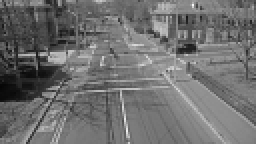
#> input picture reference/west.png, 128 x 72 px (shown 2 times larger)
$ python split.py
#> lines starting #> are read from the running program, lines starting #| are printed output that depends on the picture
import glob			# Getting files in a directory
import cv2			# Checking each individual frame for camera angle
import numpy as np  # Convolving frames
import time			# Execution timing

"""
This script was used for the NCAM070 in Newark, DE at the intersection of
W Main St and Trabant Student Center.

This special camera rotates horizontally between west, south, and east on some
regular interval. However, this interval cannot be guranteed to stay regular,
and so each frame of every downloaded buffer video must be placed in its
separate DIRECTION.avi video file, and sent to each respective cardinal
direction dynamically and programmatically.

*.ts video files are loaded from the buffer/ directory (that deldot.py
downloads to) and then in order, every video frame is scored, then sent to the
correct corresponding direction.

:author: James Villemarette (@jvillemare)
"""

ref_west = cv2.imread('reference/west.png', cv2.IMREAD_GRAYSCALE)
#> ref_west is the input picture: shape (72, 128); min 5, max 248, mean 111.2
ref_south = cv2.imread('reference/south.png', cv2.IMREAD_GRAYSCALE)
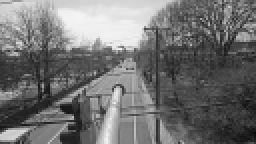
#> input picture reference/south.png, 128 x 72 px (shown 2 times larger)
#> ref_south is the input picture: shape (72, 128); min 6, max 245, mean 113.3
ref_east = cv2.imread('reference/east.png', cv2.IMREAD_GRAYSCALE)
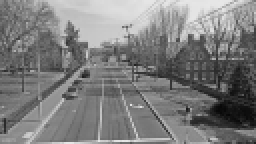
#> input picture reference/east.png, 128 x 72 px (shown 2 times larger)
#> ref_east is the input picture: shape (72, 128); min 7, max 231, mean 125.1

def convolve(frame):
	"""Drops resolution, converts to grayscale and returns it"""
	f = cv2.resize(frame, (128, 72), interpolation=cv2.INTER_AREA)
	return cv2.cvtColor(f, cv2.COLOR_BGR2GRAY)

def score(f1, f2):
	"""Runs the absolute difference on two images, thresholds it, then sums
	the difference. The difference sum is then related to maximum possible
	value (128 wide * 72 high * 255 white), squared, and then returned."""
	diff = cv2.absdiff(f1, f2)
	_, diff = cv2.threshold(diff, 80, 255, cv2.THRESH_BINARY)
	num_diff = np.sum(diff)
	max = 2350080
	return ((max - num_diff)/max)**2

def west(frame):
	"""
	Get the probability of the frame being West Main Street.
	:returns: 0.0 (0%) to 1.0 (100%) likeliness.
	"""
	return score(ref_west, convolve(frame))

def south(frame):
	"""Get the probability of the frame being South College Avenue."""
	return score(ref_south, convolve(frame))

def east(frame):
	"""Get the probability of the frame being East Main Street."""
	return score(ref_east, convolve(frame))

def softmax(x):
    """Compute softmax values for each sets of scores in x."""
    e_x = np.exp(x - np.max(x))
    return e_x / e_x.sum(axis=0) # only difference

if __name__ == "__main__":
	script_start = time.time()
	video_files = glob.glob("buffer/*.ts") # change me

	fps = 30
	fourcc = cv2.VideoWriter_fourcc(*'XVID')
	vid_west  = cv2.VideoWriter('other/west.avi', fourcc, fps, (1280, 720))
	vid_south = cv2.VideoWriter('other/south.avi', fourcc, fps, (1280, 720))
	vid_east  = cv2.VideoWriter('other/east.avi', fourcc, fps, (1280, 720))
	vw, vs, ve = 0, 0, 0

	i = 1
	l = len(video_files)
	#hitme = 25
	for vid in video_files:
		print('On video ' + vid + ' ' + str(i) + '/' + str(l) + \
		' (' + str(round((i/l)*100, 1)) + '%)', end=' ')
		start = time.time()
		cap = cv2.VideoCapture(vid)
		cap_i = 0
		cap_l = cap.get(cv2.CAP_PROP_FRAME_COUNT) # num of frames in vid
		cap_dropped = 0 # number of frames dropped
		while cap_i < cap_l: # go over every frame in video
			ret, frame = cap.read()
			if frame is None:
				print('On frame ' + str(cap_i) + '/' + str(cap_l) + ' and found None frame. Skipping...')
				break
			sm = softmax([west(frame), south(frame), east(frame)]) # compute softmax
			sm_i = list(sm).index(max(sm)) # get index of max val
			if sm[sm_i] > 0.38:
				if sm_i == 0: # west
					vid_west.write(frame)
					vw += 1
				elif sm_i == 1: # south
					vid_south.write(frame)
					vs += 1
				elif sm_i == 2: # east
					vid_east.write(frame)
					ve += 1
			else:
				cap_dropped += 1
				pass # reject low confidence frames. 0.33 is lowest probability
			cap_i += 1
		# helpful print info
		i += 1
		end = time.time()
		duration = end - start
		print('\tTook ' + str(round(duration, 1)) + ' seconds, or ' + \
		str(round(cap_i/duration, 1)) + ' fps.\tDropped ' + \
		str(cap_dropped) + '/' + str(cap_i) + ' low confidence frames.')
		#if i == hitme:
		#	break
	# more helpful print info
	script_end = time.time()
	script_duration = script_end - script_start
	print('Done, took ' + str(round(script_duration, 1)) + ' seconds')
	for direction, frame_count in [('west', vw), ('south', vs), ('east', ve)]:
		print('Video ' + direction + ' frame count: ' + str(frame_count) + \
		' (or ' + str(round(frame_count/fps, 1)) + ' seconds total)')

# ===
